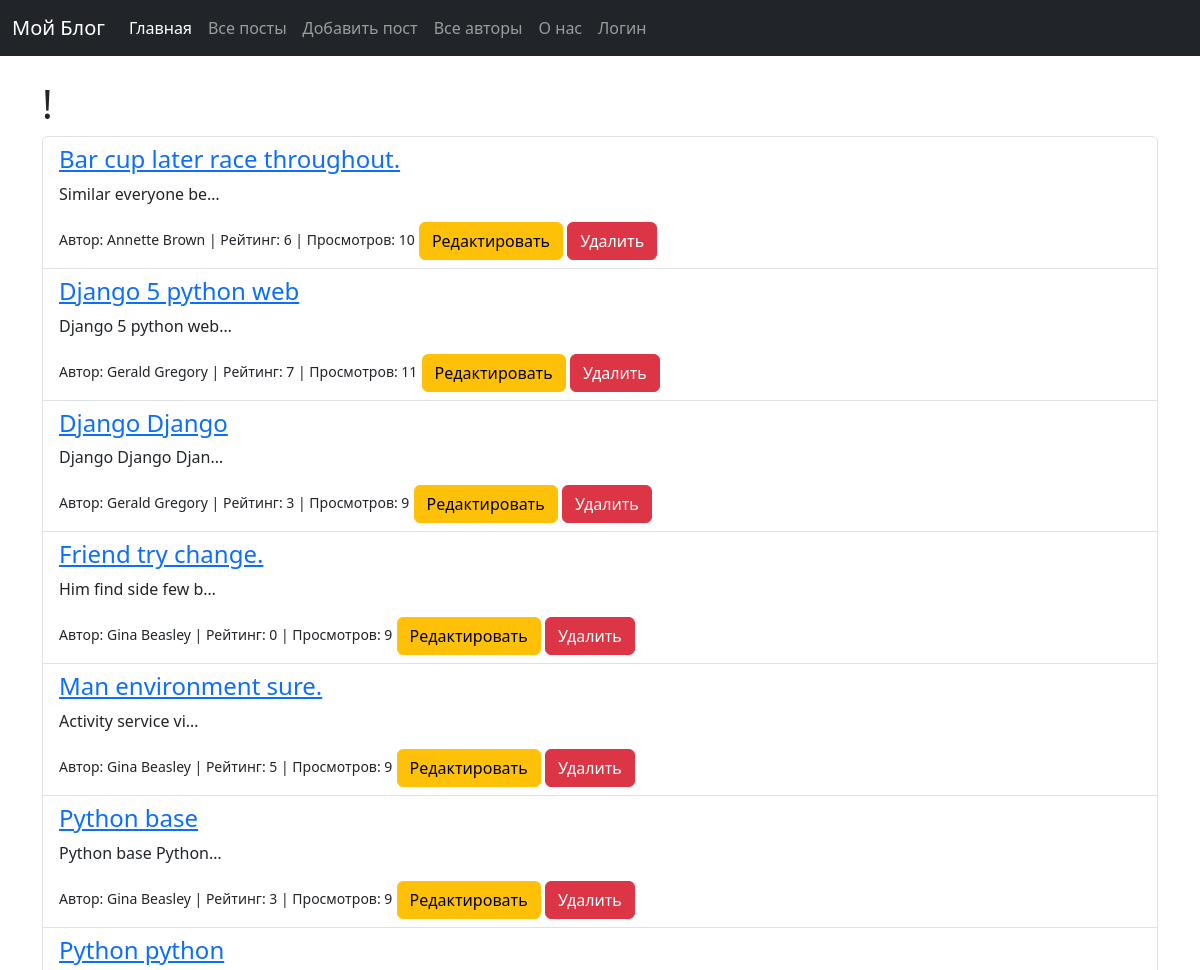
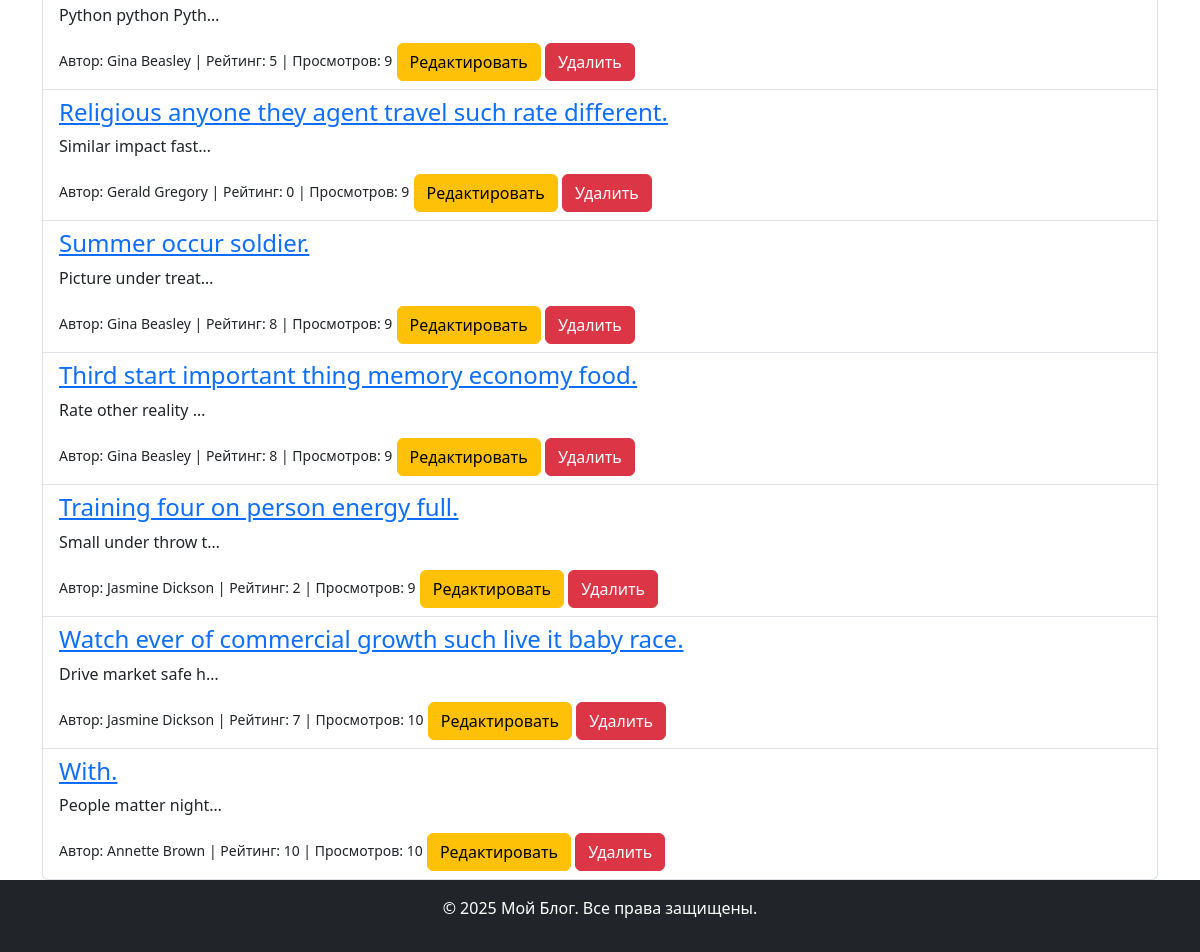
/posts/, run on the app's committed database (2 pictures, top to bottom).
### blog_app/models.py (models this page shows, shortened)
class Post(models.Model):
    title = models.CharField(max_length=100)
    content = models.TextField()
    created_at = models.DateTimeField(auto_now_add=True)
    author = models.ForeignKey('Author', on_delete=models.CASCADE, related_name='posts')
    rating = models.IntegerField(default=0)
    views = models.IntegerField(default=0)
    tags = models.ManyToManyField('Tag', blank=True, related_name='posts')
    image = models.ImageField(upload_to='post_images', null=True, blank=True)
    class Meta:
        ordering = ['title']
        verbose_name = 'Пост'
        verbose_name_plural = 'Посты'
        unique_together = ('title', 'author')

class Author(models.Model):
    name = models.CharField(max_length=100)
    user = models.OneToOneField(
        settings.AUTH_USER_MODEL,
        on_delete=models.CASCADE,
        related_name='author',
        null=True,
        blank=True,
        verbose_name='Пользователь'
    )

### blog_app/views.py (the view)
# urls.py: path('posts/', PostListView.as_view(), name='post_list'),
class PostListView(ListView):
    model = Post
    template_name = 'blog_app/post_list.html'
    context_object_name = 'posts'
    def get_queryset(self):
        queryset = super().get_queryset()
        query = self.request.GET.get('q')
        author_id = self.request.GET.get('author')
        min_rating = self.request.GET.get('rating')
        popular = self.request.GET.get('popular')
        conditions = Q()
        if query:
            conditions &= Q(title__icontains=query) | Q(content__icontains=query)
        if author_id and author_id.isdigit():
            conditions &= Q(author__id=int(author_id))
        if min_rating and min_rating.isdigit():
            conditions &= Q(rating__gte=int(min_rating))
        if popular == '1':
            conditions &= Q(rating__gt=F('views') / 2)
        queryset = queryset.filter(conditions)  # Применяем накопленное условие к queryset
        queryset = queryset.distinct() # Убрать дубликаты
        return queryset

### blog_app/templates/blog_app/post_list.html (shortened to what this page needs)
{% extends 'blog_app/base.html' %}
{% block content %}
    <h1>{{ title }}!</h1>
    <ul class="list-group">
        {% for post in posts %}
        <li class="list-group-item">
            <h4><a href="{% url 'post_detail' post.id %}">{{ post.title }}</a></h4>
            <p>{{ post.content|truncatechars:20 }}</p>
            <small>Автор: {{ post.author.name }} | Рейтинг: {{ post.rating }} | Просмотров: {{ post.views }}</small>
            <a href="{% url 'post_edit' post.id %}" class="btn btn-warning">Редактировать</a>
            <a href="{% url 'post_delete' post.id %}" class="btn btn-danger">Удалить</a>
        </li>
        {% empty %}
            <p>Постов нет</p>
        {% endfor %}
    </ul>
{% endblock %}

### blog_app/templates/blog_app/base.html (shortened to what this page needs)
<!DOCTYPE html>
<html lang="ru">
<head>
    <link href="https://cdn.jsdelivr.net/npm/bootstrap@5.3.0-alpha3/dist/css/bootstrap.min.css" rel="stylesheet">
</head>
<body>
    <header>
        {% include 'blog_app/include/menu.html' %}
    </header>
    <main>
        <div class="container mt-4">
            {% block content %}
            {% endblock %}
        </div>
    </main>
    <footer class="bg-dark text-white text-center py-3">
        <p>© 2025 Мой Блог. Все права защищены.</p>
    </footer>
</body>
</html>

### blog_app/templates/blog_app/include/menu.html (shortened to what this page needs)
<nav class="navbar navbar-expand-lg navbar-dark bg-dark">
    <div class="container-fluid">
        <a class="navbar-brand" href="/">Мой Блог</a>
        <div class="collapse navbar-collapse" id="navbarNav">
            <ul class="navbar-nav">
                <li class="nav-item">
                    <a class="nav-link active" aria-current="page" href="{% url 'index' %}">Главная</a>
                </li>
                <li class="nav-item">
                    <a class="nav-link" href="{% url 'post_list' %}">Все посты</a>
                </li>
                <li class="nav-item">
                    <a class="nav-link" href="{% url 'post_add' %}">Добавить пост</a>
                </li>
                <li class="nav-item">
                    <a class="nav-link" href="{% url 'author_list' %}">Все авторы</a>
                </li>
                <li class="nav-item">
                    <a class="nav-link" href="{% url 'about' %}">О нас</a>
                </li>
                {% if user.is_authenticated %}
                    <li class="nav-item">
                        <form action="{% url 'logout' %}" method="post">
                            {% csrf_token %}
                            <button type='submit' class="btn btn-danger">Выйти</button>
                        </form>
                    </li>
                {% else %}
                    <li class="nav-item">
                        <a class="nav-link" href="{% url 'login' %}">Логин</a>
                    </li>
                {% endif %}
            </ul>
        </div>
    </div>
</nav>

### data on the page
Post: title "Bar cup later race throughout.", content "Similar everyone be…", author.name "Annette Brown", rating "6", views "10"
Post: title "Django 5 python web", content "Django 5 python web…", author.name "Gerald Gregory", rating "7", views "11"
Post: title "Django Django", content "Django Django Djan…", author.name "Gerald Gregory", rating "3", views "9"
Post: title "Friend try change.", content "Him find side few b…", author.name "Gina Beasley", rating "0", views "9"
Post: title "Man environment sure.", content "Activity service vi…", author.name "Gina Beasley", rating "5", views "9"
Post: title "Python base", content "Python base Python…", author.name "Gina Beasley", rating "3", views "9"
Post: title "Python python", content "Python python Pyth…", author.name "Gina Beasley", rating "5", views "9"
Post: title "Religious anyone they agent travel such rate different.", content "Similar impact fast…", author.name "Gerald Gregory", rating "0", views "9"
Post: title "Summer occur soldier.", content "Picture under treat…", author.name "Gina Beasley", rating "8", views "9"
Post: title "Third start important thing memory economy food.", content "Rate other reality …", author.name "Gina Beasley", rating "8", views "9"
Post: title "Training four on person energy full.", content "Small under throw t…", author.name "Jasmine Dickson", rating "2", views "9"
Post: title "Watch ever of commercial growth such live it baby race.", content "Drive market safe h…", author.name "Jasmine Dickson", rating "7", views "10"
Post: title "With.", content "People matter night…", author.name "Annette Brown", rating "10", views "10"
